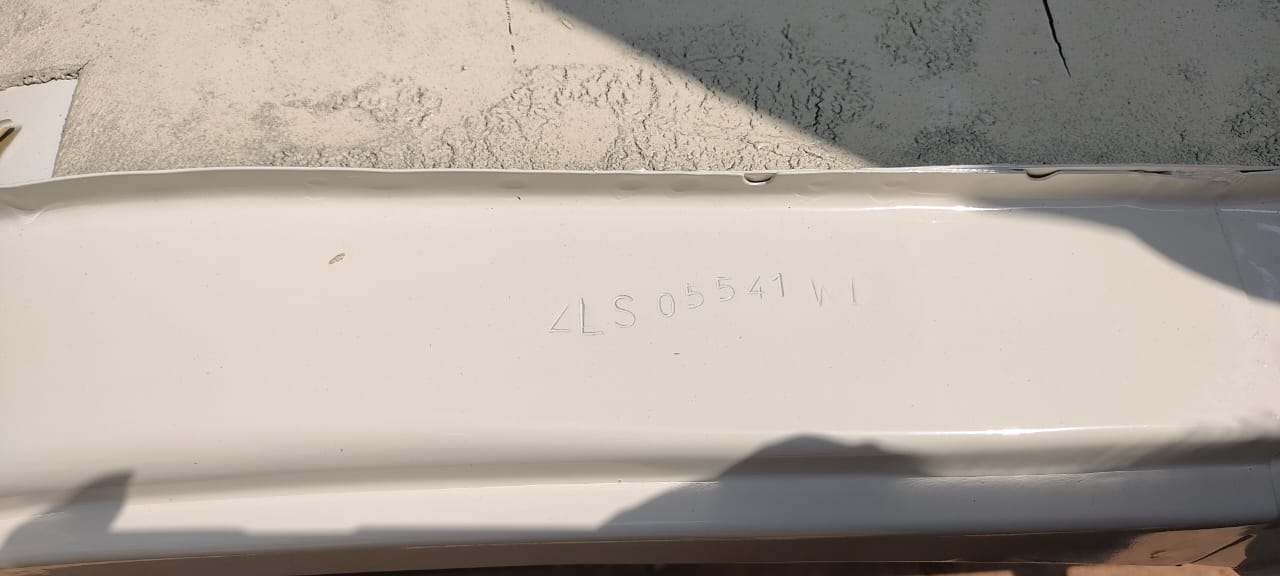
#> input picture images/7.jpeg, 1280 x 576 px, found by its file name
$ python image_resizse.py
#> lines starting #> are read from the running program, lines starting #| are printed output that depends on the picture
#> further down, image is the input picture: shape (576, 1280, 3); mean B, G, R 158.5, 167.4, 176.5
import cv2
import numpy as np

def letterbox_resize(image, target_size=768, color=(114, 114, 114)):
#> called with target_size = 768, color = (114, 114, 114)
    h, w = image.shape[:2]
#> h = 576; w = 1280
    scale = min(target_size / w, target_size / h)
#> scale = 0.6
    new_w, new_h = int(w * scale), int(h * scale)
#> new_w = 768; new_h = 345

    # Resize image
    resized = cv2.resize(image, (new_w, new_h), interpolation=cv2.INTER_LINEAR)

    # Create new canvas
    result = np.full((target_size, target_size, 3), color, dtype=np.uint8)

    # Compute padding
    top = (target_size - new_h) // 2
#> top = 211
    left = (target_size - new_w) // 2
#> left = 0

    # Paste the resized image onto the canvas
    result[top:top + new_h, left:left + new_w] = resized
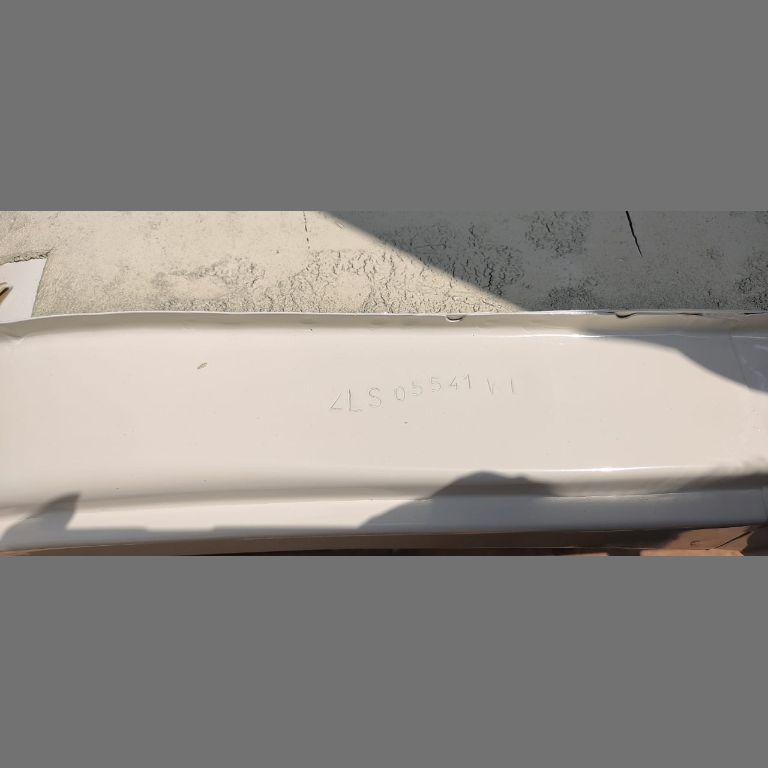
#> result: shape (768, 768, 3); mean B, G, R 133.9, 137.9, 142.1
    return result

# Usage
image = cv2.imread(r"C:\vltk sai reddy\OneDrive - VALKONTEK EMBEDDED IOT SERVICES PRIVATE LTD\Resources\Images\new_engine_chassis_numbers\cropped\7.jpeg")
resized_image = letterbox_resize(image, 768)
cv2.imwrite("resized.jpg", resized_image)

$ run again, with images/1.jpeg copied over images/7.jpeg
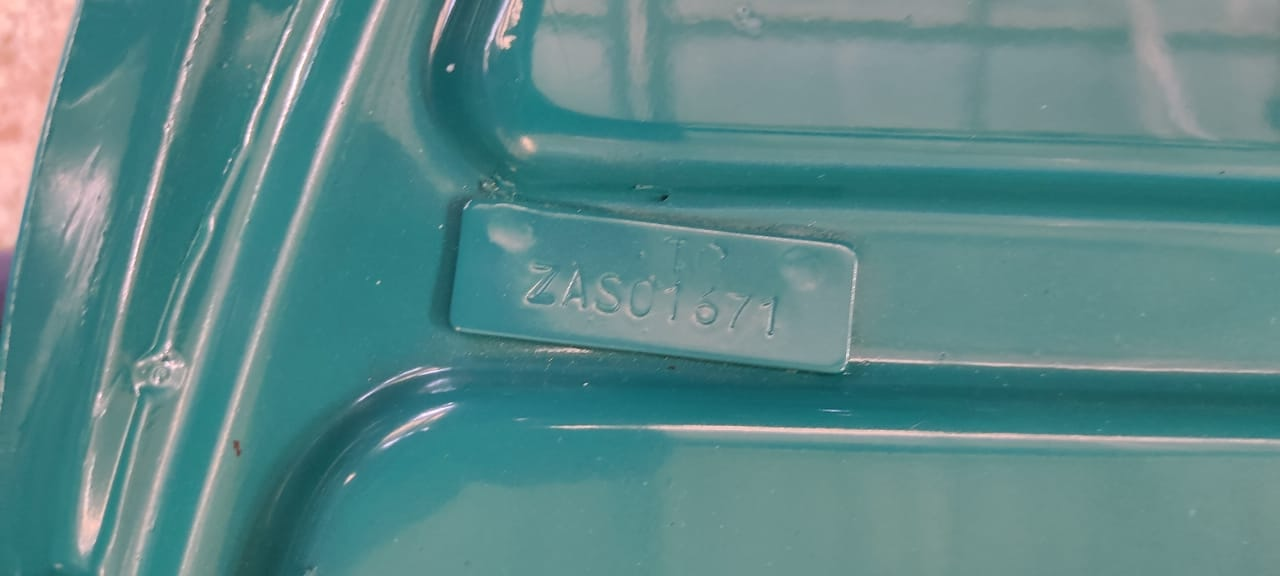
#> input picture images/1.jpeg, 1280 x 576 px, found by its file name
#> image is the input picture: shape (576, 1280, 3); mean B, G, R 136.6, 136.2, 90.9
#> in letterbox_resize, `result[top:top + new_h, left:left + new_w] = resized`:
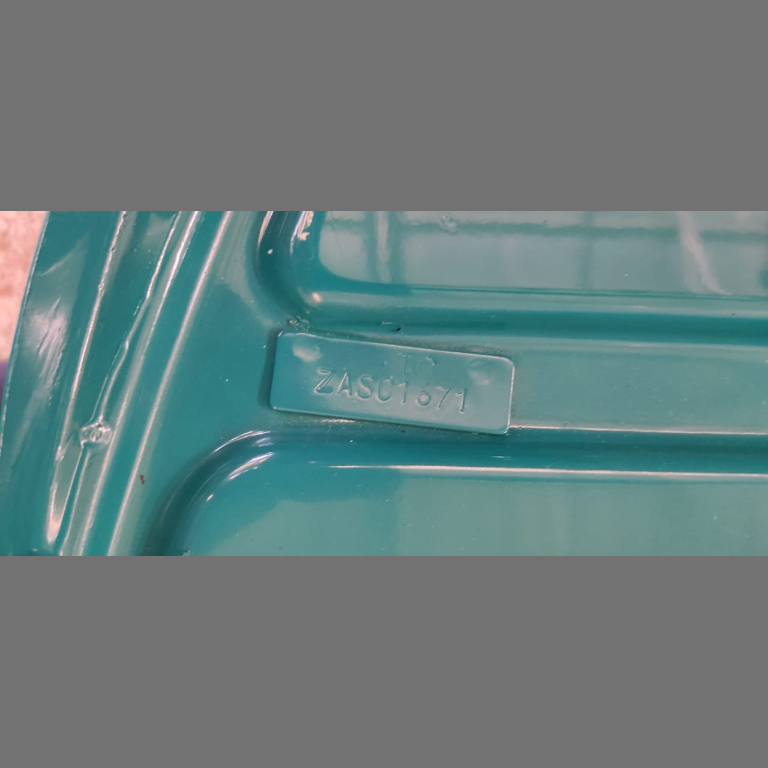
#> result: shape (768, 768, 3); mean B, G, R 124.1, 123.9, 103.6

$ run again, with images/2.jpeg copied over images/7.jpeg
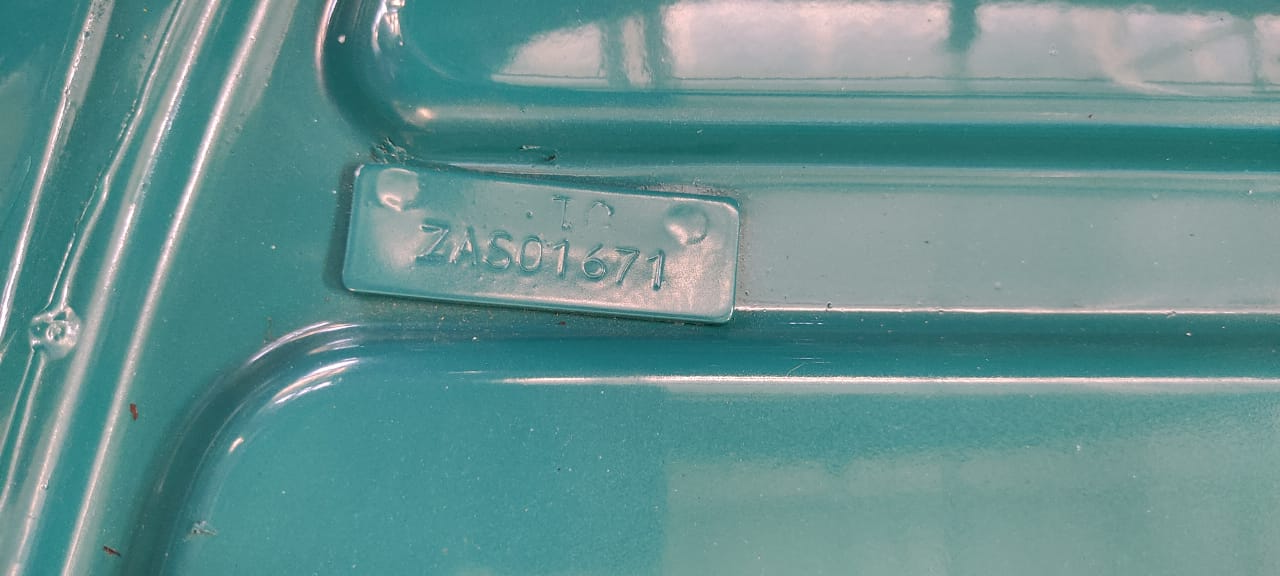
#> input picture images/2.jpeg, 1280 x 576 px, found by its file name
#> image is the input picture: shape (576, 1280, 3); mean B, G, R 144.4, 144.9, 101.4
#> in letterbox_resize, `result[top:top + new_h, left:left + new_w] = resized`:
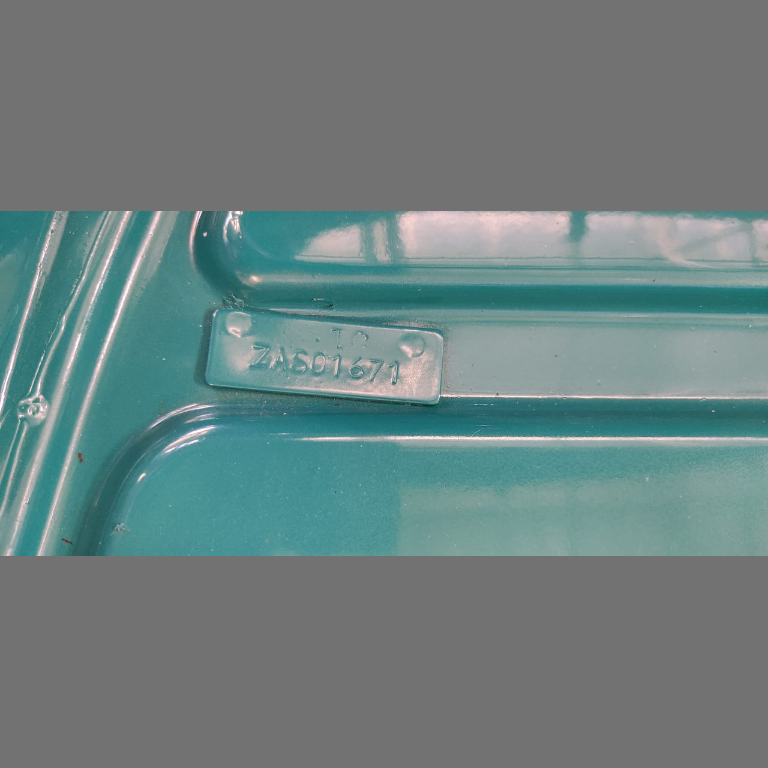
#> result: shape (768, 768, 3); mean B, G, R 127.6, 127.8, 108.3

$ run again, with images/3.jpeg copied over images/7.jpeg
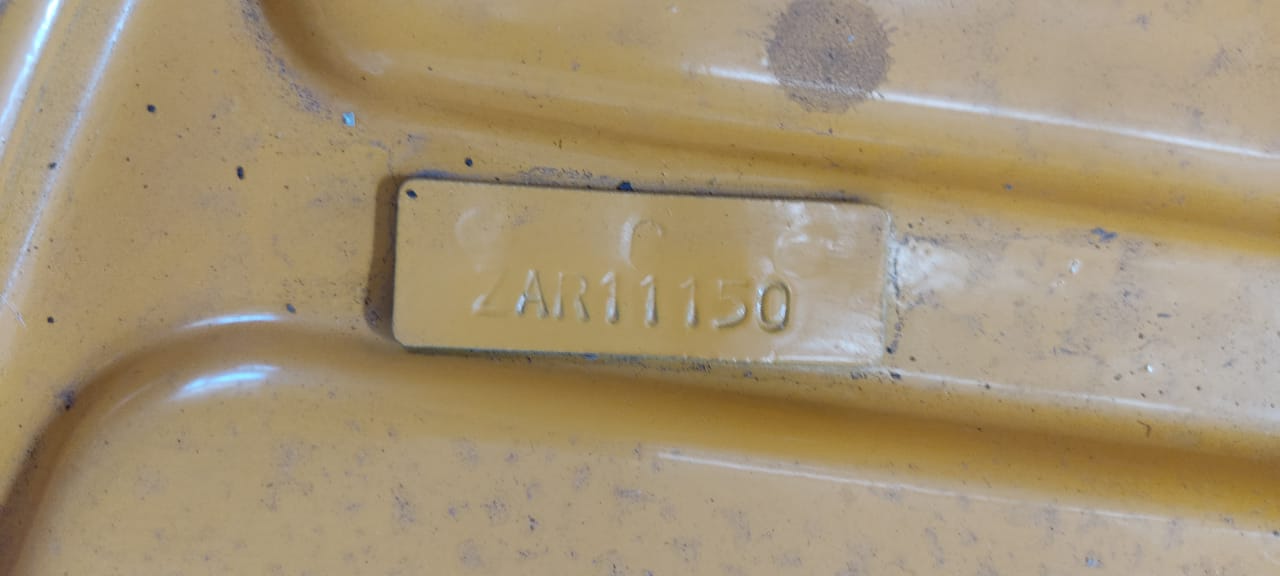
#> input picture images/3.jpeg, 1280 x 576 px, found by its file name
#> image is the input picture: shape (576, 1280, 3); mean B, G, R 116.9, 147.2, 164.8
#> in letterbox_resize, `result[top:top + new_h, left:left + new_w] = resized`:
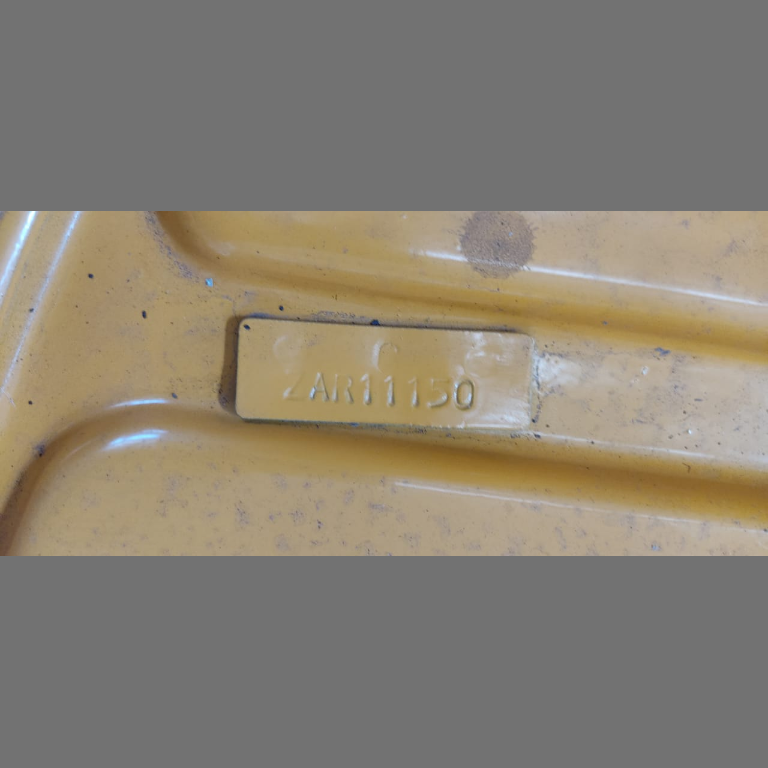
#> result: shape (768, 768, 3); mean B, G, R 115.2, 128.9, 136.8
